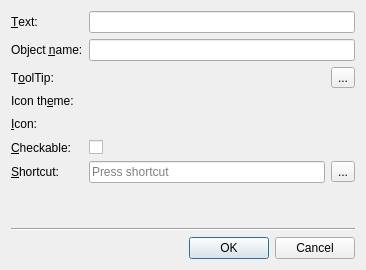
<?xml version="1.0" encoding="UTF-8"?>
<ui version="4.0">
 <comment>*********************************************************************
**
** Copyright (C) 2015 The Qt Company Ltd.
** Contact: http://www.qt.io/licensing/
**
** This file is part of the Qt Designer of the Qt Toolkit.
**
** $QT_BEGIN_LICENSE:LGPL21$
** Commercial License Usage
** Licensees holding valid commercial Qt licenses may use this file in
** accordance with the commercial license agreement provided with the
** Software or, alternatively, in accordance with the terms contained in
** a written agreement between you and The Qt Company. For licensing terms
** and conditions see http://www.qt.io/terms-conditions. For further
** information use the contact form at http://www.qt.io/contact-us.
**
** GNU Lesser General Public License Usage
** Alternatively, this file may be used under the terms of the GNU Lesser
** General Public License version 2.1 or version 3 as published by the Free
** Software Foundation and appearing in the file LICENSE.LGPLv21 and
** LICENSE.LGPLv3 included in the packaging of this file. Please review the
** following information to ensure the GNU Lesser General Public License
** requirements will be met: https://www.gnu.org/licenses/lgpl.html and
** http://www.gnu.org/licenses/old-licenses/lgpl-2.1.html.
**
** As a special exception, The Qt Company gives you certain additional
** rights. These rights are described in The Qt Company LGPL Exception
** version 1.1, included in the file LGPL_EXCEPTION.txt in this package.
**
** $QT_END_LICENSE$
**
*********************************************************************</comment>
 <class>qdesigner_internal::NewActionDialog</class>
 <widget class="QDialog" name="qdesigner_internal::NewActionDialog">
  <property name="geometry">
   <rect>
    <x>0</x>
    <y>0</y>
    <width>366</width>
    <height>270</height>
   </rect>
  </property>
  <property name="windowTitle">
   <string>New Action...</string>
  </property>
  <layout class="QVBoxLayout" name="verticalLayout">
   <item>
    <layout class="QFormLayout" name="formLayout">
     <property name="fieldGrowthPolicy">
      <enum>QFormLayout::ExpandingFieldsGrow</enum>
     </property>
     <item row="0" column="0">
      <widget class="QLabel" name="textLabel">
       <property name="text">
        <string>&amp;Text:</string>
       </property>
       <property name="buddy">
        <cstring>editActionText</cstring>
       </property>
      </widget>
     </item>
     <item row="0" column="1">
      <widget class="QLineEdit" name="editActionText">
       <property name="minimumSize">
        <size>
         <width>255</width>
         <height>0</height>
        </size>
       </property>
      </widget>
     </item>
     <item row="1" column="0">
      <widget class="QLabel" name="objectNameLabel">
       <property name="text">
        <string>Object &amp;name:</string>
       </property>
       <property name="buddy">
        <cstring>editObjectName</cstring>
       </property>
      </widget>
     </item>
     <item row="1" column="1">
      <widget class="QLineEdit" name="editObjectName"/>
     </item>
     <item row="2" column="0">
      <widget class="QLabel" name="toolTipLabel">
       <property name="text">
        <string>T&amp;oolTip:</string>
       </property>
       <property name="buddy">
        <cstring>tooltipEditor</cstring>
       </property>
      </widget>
     </item>
     <item row="2" column="1">
      <layout class="QHBoxLayout" name="toolTipLayout">
       <item>
        <widget class="TextPropertyEditor" name="tooltipEditor" native="true">
         <property name="sizePolicy">
          <sizepolicy hsizetype="MinimumExpanding" vsizetype="Preferred">
           <horstretch>0</horstretch>
           <verstretch>0</verstretch>
          </sizepolicy>
         </property>
        </widget>
       </item>
       <item>
        <widget class="QToolButton" name="toolTipToolButton">
         <property name="text">
          <string>...</string>
         </property>
        </widget>
       </item>
      </layout>
     </item>
     <item row="3" column="0">
      <widget class="QLabel" name="iconThemeLabel">
       <property name="text">
        <string>Icon th&amp;eme:</string>
       </property>
       <property name="buddy">
        <cstring>iconThemeEditor</cstring>
       </property>
      </widget>
     </item>
     <item row="3" column="1">
      <widget class="qdesigner_internal::IconThemeEditor" name="iconThemeEditor" native="true"/>
     </item>
     <item row="4" column="0">
      <widget class="QLabel" name="iconLabel">
       <property name="text">
        <string>&amp;Icon:</string>
       </property>
       <property name="buddy">
        <cstring>iconSelector</cstring>
       </property>
      </widget>
     </item>
     <item row="4" column="1">
      <layout class="QHBoxLayout" name="horizontalLayout">
       <item>
        <widget class="qdesigner_internal::IconSelector" name="iconSelector" native="true"/>
       </item>
       <item>
        <spacer>
         <property name="orientation">
          <enum>Qt::Horizontal</enum>
         </property>
         <property name="sizeHint" stdset="0">
          <size>
           <width>40</width>
           <height>20</height>
          </size>
         </property>
        </spacer>
       </item>
      </layout>
     </item>
     <item row="5" column="1">
      <widget class="QCheckBox" name="checkableCheckBox">
       <property name="text">
        <string/>
       </property>
      </widget>
     </item>
     <item row="5" column="0">
      <widget class="QLabel" name="checkableLabel">
       <property name="text">
        <string>&amp;Checkable:</string>
       </property>
       <property name="buddy">
        <cstring>checkableCheckBox</cstring>
       </property>
      </widget>
     </item>
     <item row="6" column="0">
      <widget class="QLabel" name="shortcutLabel">
       <property name="text">
        <string>&amp;Shortcut:</string>
       </property>
       <property name="buddy">
        <cstring>keySequenceEdit</cstring>
       </property>
      </widget>
     </item>
     <item row="6" column="1">
      <layout class="QHBoxLayout" name="keysequenceLayout">
       <item>
        <widget class="QKeySequenceEdit" name="keySequenceEdit" native="true">
         <property name="sizePolicy">
          <sizepolicy hsizetype="MinimumExpanding" vsizetype="Preferred">
           <horstretch>0</horstretch>
           <verstretch>0</verstretch>
          </sizepolicy>
         </property>
        </widget>
       </item>
       <item>
        <widget class="QToolButton" name="keysequenceResetToolButton">
         <property name="text">
          <string>...</string>
         </property>
        </widget>
       </item>
      </layout>
     </item>
    </layout>
   </item>
   <item>
    <spacer name="verticalSpacer">
     <property name="orientation">
      <enum>Qt::Vertical</enum>
     </property>
     <property name="sizeHint" stdset="0">
      <size>
       <width>0</width>
       <height>0</height>
      </size>
     </property>
    </spacer>
   </item>
   <item>
    <widget class="Line" name="line">
     <property name="orientation">
      <enum>Qt::Horizontal</enum>
     </property>
    </widget>
   </item>
   <item>
    <widget class="QDialogButtonBox" name="buttonBox">
     <property name="orientation">
      <enum>Qt::Horizontal</enum>
     </property>
     <property name="standardButtons">
      <set>QDialogButtonBox::Cancel|QDialogButtonBox::Ok</set>
     </property>
    </widget>
   </item>
  </layout>
 </widget>
 <customwidgets>
  <customwidget>
   <class>qdesigner_internal::IconSelector</class>
   <extends>QWidget</extends>
   <header>iconselector_p.h</header>
   <container>1</container>
  </customwidget>
  <customwidget>
   <class>TextPropertyEditor</class>
   <extends>QWidget</extends>
   <header>textpropertyeditor_p.h</header>
   <container>1</container>
  </customwidget>
  <customwidget>
   <class>qdesigner_internal::IconThemeEditor</class>
   <extends>QWidget</extends>
   <header>iconselector_p.h</header>
   <container>1</container>
  </customwidget>
 </customwidgets>
 <tabstops>
  <tabstop>editActionText</tabstop>
  <tabstop>editObjectName</tabstop>
 </tabstops>
 <resources/>
 <connections>
  <connection>
   <sender>buttonBox</sender>
   <signal>accepted()</signal>
   <receiver>qdesigner_internal::NewActionDialog</receiver>
   <slot>accept()</slot>
   <hints>
    <hint type="sourcelabel">
     <x>165</x>
     <y>162</y>
    </hint>
    <hint type="destinationlabel">
     <x>291</x>
     <y>94</y>
    </hint>
   </hints>
  </connection>
  <connection>
   <sender>buttonBox</sender>
   <signal>rejected()</signal>
   <receiver>qdesigner_internal::NewActionDialog</receiver>
   <slot>reject()</slot>
   <hints>
    <hint type="sourcelabel">
     <x>259</x>
     <y>162</y>
    </hint>
    <hint type="destinationlabel">
     <x>293</x>
     <y>128</y>
    </hint>
   </hints>
  </connection>
 </connections>
</ui>
